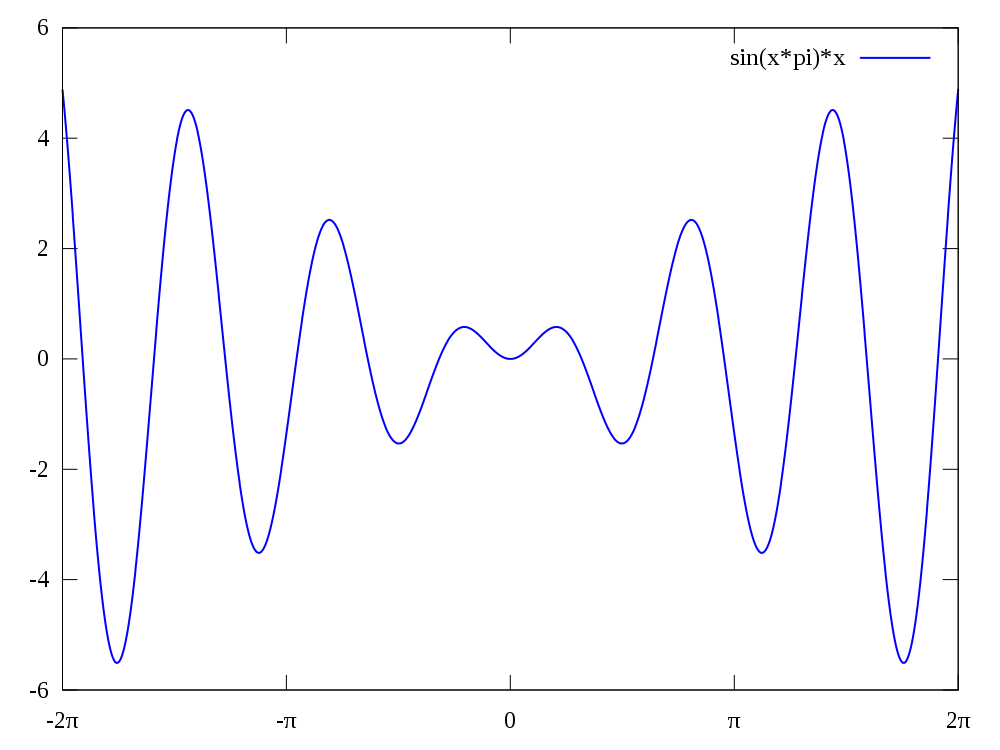

Recreate this plot in gnuplot.
set samples 3001
#set terminal postscript enhanced landscape color solid lw 2 "Times-Roman" 20
set terminal svg size 1000 750 fname "Times New Roman" fsize 20
set output "sine.svg"

set xrange [-2*pi:2*pi]
set xtics ('-2π' -2*pi, '-π' -pi, 0, 'π' pi, '2π' 2*pi)
plot sin(x*pi)*x with lines lw 2 lc rgb "blue"

set output "sine-points.svg"
set xrange [-2*pi:2*pi]
#plot sin(x*pi)*x with lines lw 2 lc rgb "blue"
set style line 1 lc rgb "blue"
set samples 500
set nokey
plot sin(x*pi)*x with lines ls 1,sin(x*pi)*x with linespoints pointinterval 10 pointtype 7 pointsize 0.5 lc rgb "blue"
